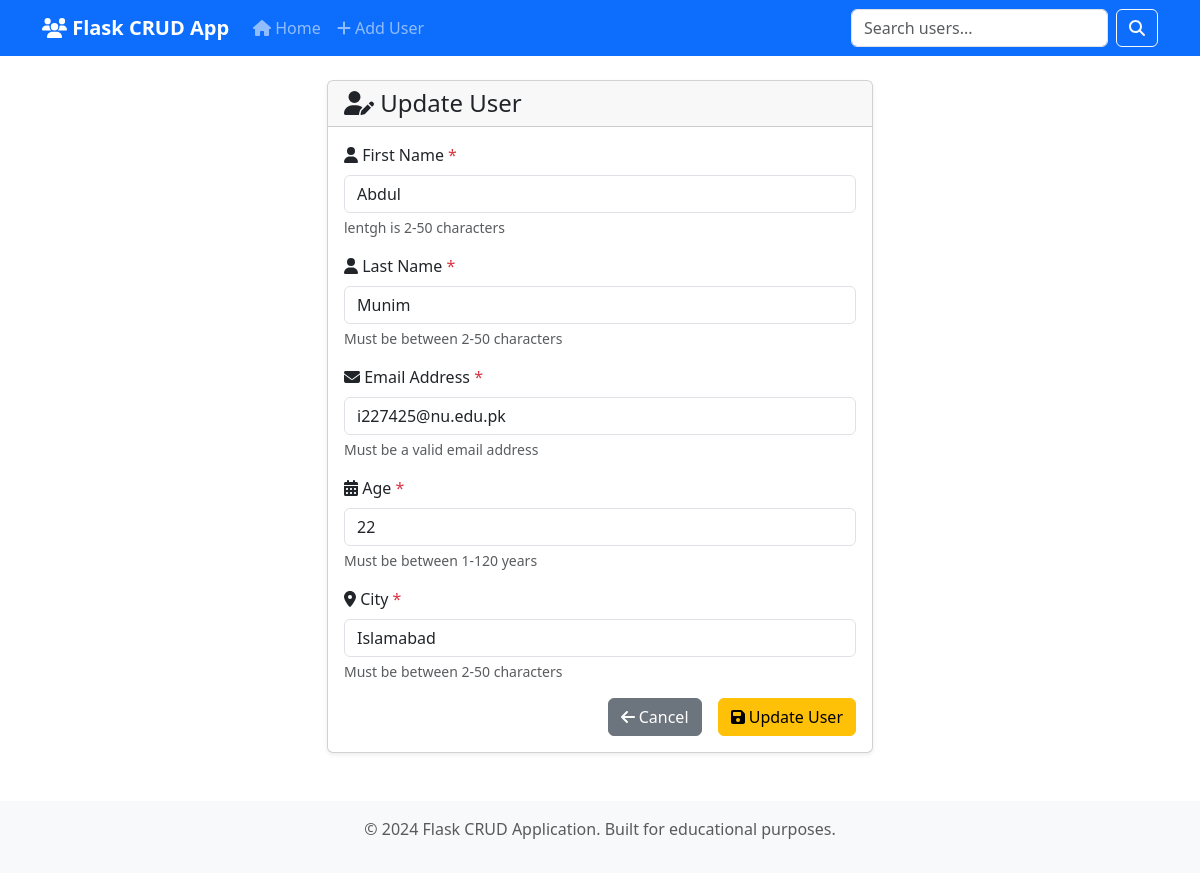
Page /update/4 on the committed database.
### app.py (models this page shows, shortened)
class User(db.Model):
    id = db.Column(db.Integer, primary_key=True)
    first_name = db.Column(db.String(50), nullable=False)
    last_name = db.Column(db.String(50), nullable=False)
    email = db.Column(db.String(120), unique=True, nullable=False)
    age = db.Column(db.Integer, nullable=False)
    city = db.Column(db.String(50), nullable=False)
    created_at = db.Column(db.DateTime, default=datetime.utcnow)

### app.py (the view, shortened to what this page needs)
@app.route('/update/<int:user_id>', methods=['GET', 'POST'])
def update_user(user_id):
    user = User.query.get_or_404(user_id)
    return render_template('update.html', user=user)

### templates/update.html (shortened to what this page needs)
{% extends "base.html" %}
{% block content %}
<div class="row justify-content-center">
    <div class="col-md-8 col-lg-6">
        <div class="card">
            <div class="card-header">
                <h4 class="card-title mb-0">
                    <i class="fas fa-user-edit"></i> Update User
                </h4>
            </div>
            <div class="card-body">
                {% if user %}
                    <form method="POST" action="{{ url_for('update_user', user_id=user.id) }}" novalidate>
                        <div class="mb-3">
                            <label for="first_name" class="form-label">
                                <i class="fas fa-user"></i> First Name <span class="text-danger">*</span>
                            </label>
                            <input type="text"
                                   class="form-control"
                                   id="first_name"
                                   name="first_name"
                                   value="{{ user.first_name }}"
                                   required
                                   minlength="2"
                                   maxlength="50"
                                   placeholder="Enter first name">
                            <div class="form-text">lentgh is 2-50 characters</div>
                        </div>
                        <div class="mb-3">
                            <label for="last_name" class="form-label">
                                <i class="fas fa-user"></i> Last Name <span class="text-danger">*</span>
                            </label>
                            <input type="text"
                                   class="form-control"
                                   id="last_name"
                                   name="last_name"
                                   value="{{ user.last_name }}"
                                   required
                                   minlength="2"
                                   maxlength="50"
                                   placeholder="Enter last name">
                            <div class="form-text">Must be between 2-50 characters</div>
                        </div>
                        <div class="mb-3">
                            <label for="email" class="form-label">
                                <i class="fas fa-envelope"></i> Email Address <span class="text-danger">*</span>
                            </label>
                            <input type="email"
                                   class="form-control"
                                   id="email"
                                   name="email"
                                   value="{{ user.email }}"
                                   required
                                   maxlength="120"
                                   placeholder="Enter email address">
                            <div class="form-text">Must be a valid email address</div>
                        </div>
                        <div class="mb-3">
                            <label for="age" class="form-label">
                                <i class="fas fa-calendar-alt"></i> Age <span class="text-danger">*</span>
                            </label>
                            <input type="number"
                                   class="form-control"
                                   id="age"
                                   name="age"
                                   value="{{ user.age }}"
                                   required
                                   min="1"
                                   max="120"
                                   placeholder="Enter age">
                            <div class="form-text">Must be between 1-120 years</div>
                        </div>
                        <div class="mb-3">
                            <label for="city" class="form-label">
                                <i class="fas fa-map-marker-alt"></i> City <span class="text-danger">*</span>
                            </label>
                            <input type="text"
                                   class="form-control"
                                   id="city"
                                   name="city"
                                   value="{{ user.city }}"
                                   required
                                   minlength="2"
                                   maxlength="50"
                                   placeholder="Enter city">
                            <div class="form-text">Must be between 2-50 characters</div>
                        </div>
                        <div class="d-grid gap-2 d-md-flex justify-content-md-end">
                            <a href="{{ url_for('index') }}" class="btn btn-secondary me-md-2">
                                <i class="fas fa-arrow-left"></i> Cancel
                            </a>
                            <button type="submit" class="btn btn-warning">
                                <i class="fas fa-save"></i> Update User
                            </button>
                        </div>
                    </form>
                {% endif %}
            </div>
        </div>
    </div>
</div>
{% endblock %}

### templates/base.html (style rules this page uses)
.card { box-shadow: 0 0.125rem 0.25rem rgba(0, 0, 0, 0.075); }

### rows in the picture
User: first_name "Abdul", last_name "Munim", email "i227425@nu.edu.pk", age "22", city "Islamabad"
